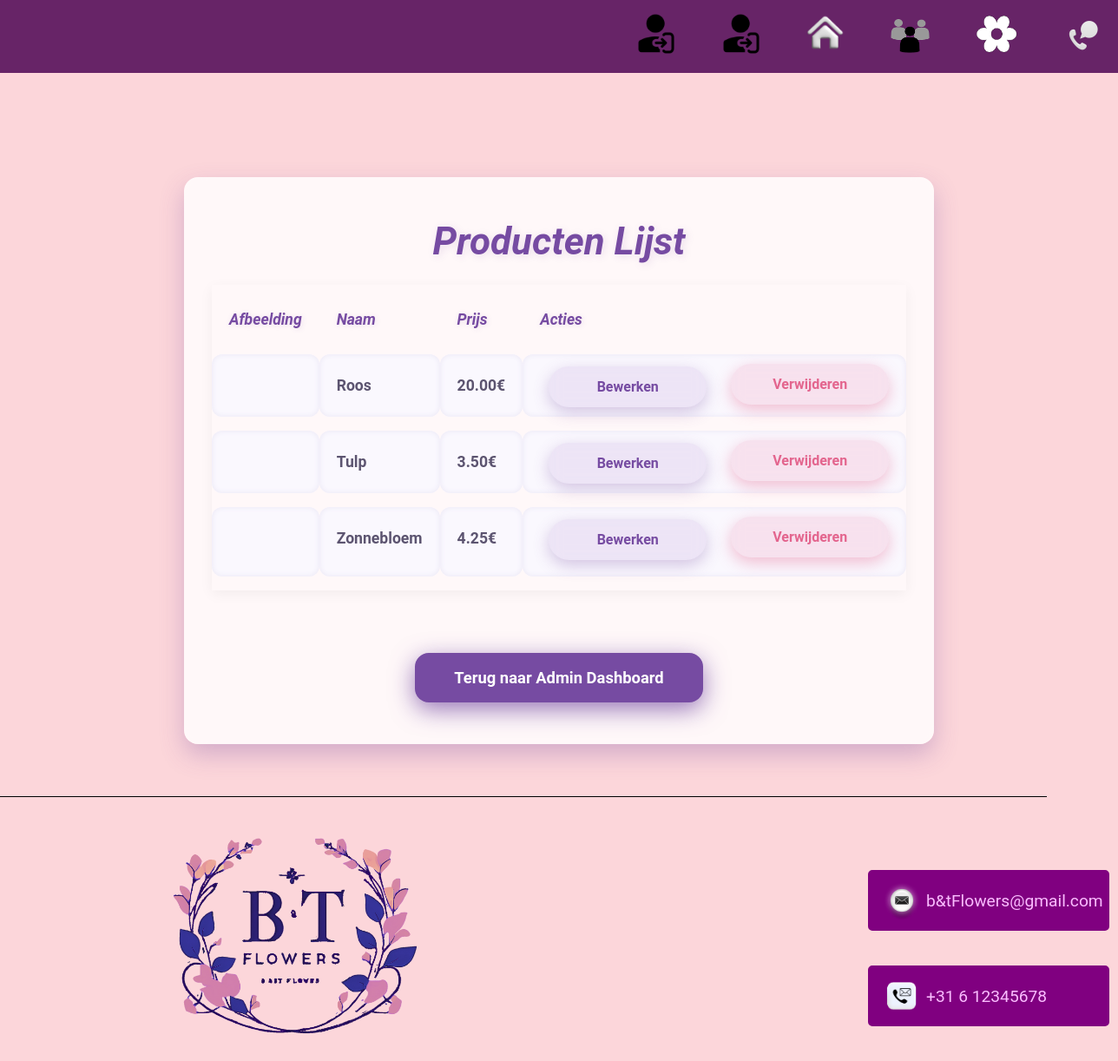
Screenshot of /product_list.php (signed in) with the database file from the repository.
### tables this page shows
CREATE TABLE `products` (
  `id` int(11) NOT NULL,
  `name` varchar(50) NOT NULL,
  `price` decimal(10,2) NOT NULL,
  `description` text NOT NULL,
  `image` varchar(255) NOT NULL
);

### user-functions.php (called while the page is built, shortened)
<?php
require_once 'user_database.php';
function getProducts() {
    global $pdo;
    $stmt = $pdo->query("SELECT * FROM products");
    return $stmt->fetchAll(PDO::FETCH_ASSOC);
}
?>

### product_list.php (the view, shortened to what this page needs)
<?php
require_once "views/header.php";
require_once 'user-functions.php';
$products = getProducts();
?>
<!DOCTYPE html>
<html lang="nl">
<head>
    <link rel="stylesheet" href="css/style.css">
</head>
<body>
<div class="product-list-container">
    <h2>Producten Lijst</h2>
    <table>
        <tr>
            <th>Afbeelding</th>
            <th>Naam</th>
            <th>Prijs</th>
            <th>Acties</th>
        </tr>
        <?php foreach ($products as $product): ?>
            <tr>
                <td>
                </td>
                <td><?= htmlspecialchars($product['name']) ?></td>
                <td><?= htmlspecialchars($product['price']) ?>€</td>
                <td>
                    <a class="edit-product-btn" href="edit_product.php?id=<?= $product['id'] ?>">Bewerken</a>
                    <a class="delete-btn" href="delete_product.php?id=<?= $product['id'] ?>">Verwijderen</a>
                </td>
            </tr>
        <?php endforeach; ?>
    </table>
    <button class="admin-dashboard-btn"><a href="admin_dashboard.php">Terug naar Admin Dashboard</a></button>
</div>
<?php require_once "views/footer.php"; ?>
</body>
</html>

### css/style.css (style rules this page uses)
:root { --text-color: black; --bg-color: #f2f2f2; --home-background-color: black; --home-text-color: white; --border-color: #79125b; --hover-color: magenta; --social-icons-color: #b817ca; --social-icons-border: #8728b4; --social-icons-background: pink; --btn-background-color: #111; --border-bottom-focus-color: #de69f9; --border-bottom-input-color: #8c8989; --input-label-color: #655656; --text-shadow-color: #b817ca; --contact-page-text-color: #ef0eb7; --box-shadow-img: rgba(0, 0, 0, 0.5); --contact-form-h2-color: #ea75cc; }
* { margin:0;padding:0; }
body { font-family: 'Roboto', sans-serif; background-color: #fcd6da; color: var(--text-color); }
button { display: block; text-align: center; font-size: 1.2em; color: var(--home-text-color); text-decoration: none; margin-top: 10px; padding: 8px 12px; border: 2px solid var(--border-color); border-radius: 5px; background-color: var(--btn-background-color); transition: 0.3s; width: 250px; }
:root { --primary-color: #764ba2; --primary-hover: #5a3780; --background-color: #f7f5fb; --card-background: rgba(255 255 255 / 0.85); --shadow-color: rgba(118, 75, 162, 0.3); --text-primary: #2c2c2c; --text-secondary: #5c5470; --text-muted: #a097b8; --text-shadow-color: rgba(118, 75, 162, 0.15); --border-radius: 16px; --gap: 24px; --transition: 0.35s ease; }
.product-list-container { max-width: 800px; margin: 120px auto 360px; padding: 48px 32px; background: var(--card-background); border-radius: var(--border-radius); box-shadow: 0 12px 28px var(--shadow-color); backdrop-filter: saturate(180%) blur(12px); display: flex; flex-direction: column; gap: var(--gap); text-align: center; }
.product-list-container h2 { font-size: 2.75rem; font-weight: 700; font-style: italic; color: var(--primary-color); text-shadow: 2px 2px 10px var(--text-shadow-color); margin: 0; user-select: none; }
table { width: 100%; border-collapse: separate; border-spacing: 0 16px; font-weight: 600; color: var(--text-secondary); box-shadow: 0 4px 15px rgba(0,0,0,0.05); }
table th, table td { padding: 14px 20px; text-align: left; vertical-align: middle; font-size: 1.1rem; }
table th { font-style: italic; color: var(--primary-color); text-shadow: 1px 1px 6px var(--text-shadow-color); user-select: none; }
table td { background: #faf8fe; border-radius: 12px; box-shadow: inset 0 0 6px #eae6f5; transition: background-color var(--transition); }
table tr:last-child td { padding-bottom: 22px; }
.edit-product-btn, .delete-btn, .admin-dashboard-btn { all: unset; cursor: pointer; display: inline-flex; align-items: center; justify-content: center; font-weight: 700; font-size: 1rem; min-width: 130px; padding: 14px 26px; border-radius: 50px; text-align: center; color: var(--primary-color); background: rgba(118 75 162 / 0.1); box-shadow: 0 6px 18px rgba(118, 75, 162, 0.3); transition: all var(--transition); user-select: none; position: relative; overflow: hidden; -webkit-backdrop-filter: saturate(180%) blur(8px); backdrop-filter: saturate(180%) blur(8px); }
.edit-product-btn { margin-left: 10px; }
.delete-btn { margin-left: 220px; margin-top: -50px; background: rgba(227, 101, 142, 0.15); color: #e3658e; box-shadow: 0 6px 18px rgba(227, 101, 142, 0.4); display: flex; justify-content: center; align-items: center; }
.admin-dashboard-btn { width: 260px; margin: 48px auto 0 auto; background: var(--primary-color); color: white; box-shadow: 0 8px 28px rgba(118, 75, 162, 0.75); font-size: 1.15rem; padding: 18px 36px; user-select: none; border-radius: var(--border-radius); transition: background-color 0.35s ease; display: block; }
.admin-dashboard-btn a { color: inherit; text-decoration: none; width: 100%; display: block; }
button > a { display: block; width: 100%; height: 100%; color: inherit; text-decoration: none; user-select: none; }

### rows the page displays
products: name "Roos", price "20.00"
products: name "Tulp", price "3.50"
products: name "Zonnebloem", price "4.25"
